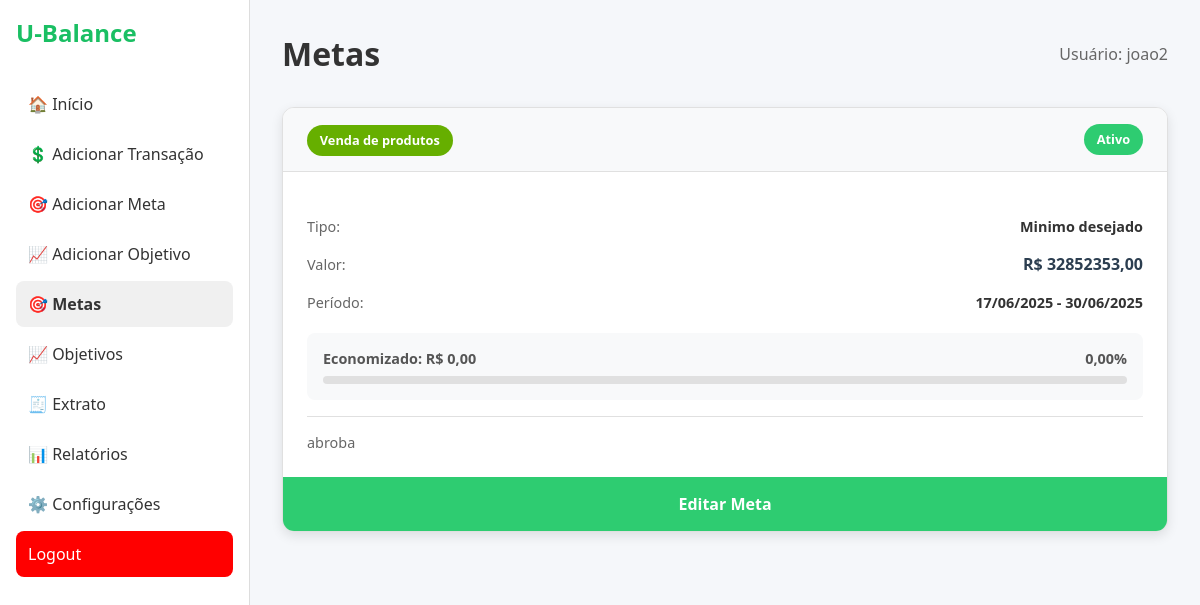
/meta/ (signed in), run on the app's committed database.
### apps/usuarios/models.py (models this page shows, shortened)
class CustomUser(AbstractUser):
    objects = CustomUserManager()
    saldoAtual = models.DecimalField(max_digits=12, decimal_places=2, default=0.00)
    dataUltimaTransacaoVerificada = models.DateField(default=date.today())

### apps/metas/models.py (models this page shows, shortened)
class Metas(models.Model):
    __opcoes_tipo = [
        ('MAX', 'Limite máximo'),    # Meta de não ultrapassar (Despesa)
        ('MIN', 'Minimo desejado')   # Meta de alcançar (Receita)
    ]
    __opcoes_status = [
        ('A', 'Ativo'),
        ('U', 'Ultrapassado'),
        ('N', 'Não atingido'),
        ('C', 'Concluido'),
    ]
    user_fk = models.ForeignKey(settings.AUTH_USER_MODEL, on_delete=models.CASCADE, related_name='Metas')
    categoria_fk = models.ForeignKey(Categoria, on_delete=models.CASCADE, related_name="Metas")
    tipo = models.CharField(max_length=3, choices=__opcoes_tipo, null=False)
    status = models.CharField(max_length=1, choices=__opcoes_status, default='A')
    valor = models.DecimalField(max_digits=12, decimal_places=2, null=False)
    data_inicio = models.DateField(default=timezone.now)
    data_fim = models.DateField(null=False)
    descricao = models.CharField(max_length=100, null=True)
    def valorAcumulado(self):
        valor_acumulado = ParcelasTransacao.objects.filter(
            transacao_fk__user_fk=self.user_fk,
            transacao_fk__categoria_fk=self.categoria_fk,
            data__gte=self.data_inicio,
            data__lte=self.data_fim,
            pago=True,
        ).aggregate(total=Sum('valor'))['total']
        return valor_acumulado or 0
    def porcentagem(self):
        valor_acumulado = self.valorAcumulado()
        return round((valor_acumulado / self.valor) * 100, 2)
    def status_formatado(self):
        formatacao = {
            'A': 'Ativo',
            'U': 'Ultrapassado',
            'N': 'Não atingido',
            'C': 'Concluído'
        }
        return formatacao[self.status]
    def desempenho(self):
        formatacao = {
            'MAX': 'Gasto atual',
            'MIN': 'Economizado'
        }
        return formatacao[self.tipo]
    def tipagem(self):
        formatacao = {
            'MAX': 'Limite máximo',
            'MIN': 'Minimo desejado'
        }
        return formatacao[self.tipo]

### apps/financeiro/models.py (models this page shows, shortened)
class Categoria(models.Model):
    __escolhas_tipo = [
        ('R', 'Receita'),
        ('D', 'Despesa')
    ]
    nome = models.CharField(max_length=50, null=False)
    tipo = models.CharField(max_length=1, choices=__escolhas_tipo, null=False)
    @staticmethod
    def GetTodasCategorias():
        categorias = Categoria.objects.all()
        return categorias

### apps/metas/views.py (the view)
# urls.py: path('', views.menuMetas, name='meta'),
def menuMetas(request):
    if not request.user.is_authenticated:
        return redirect(reverse('usuario:login'))
    gettermetas= GetMetas(request.user.id)
    metas = gettermetas.todosEmOrdem()
    context = {'metas': metas
               ,'categorias': Categoria.GetTodasCategorias()
               ,'mes': date.today().month
               ,'ano': date.today().year
    }
    return render(request, 'metas.html', context)

### apps/metas/operacoes/metas.py (called while the page is built)
    def todosEmOrdem(self) -> list:
        metas = Metas.objects.filter(user_fk=self.user)
        ativos = metas.filter(status='A').order_by('data_inicio')
        ultrapassados = metas.filter(status='U').order_by('data_inicio')
        nao_atingidos = metas.filter(status='N').order_by('data_inicio')
        concluidos = metas.filter(status='C').order_by('data_inicio')
        return list(chain(ativos, ultrapassados, nao_atingidos, concluidos))

### apps/metas/templates/metas.html (shortened to what this page needs)
{% load static %}
<!DOCTYPE html>
<html lang="pt-br">
<head>
  <link rel="stylesheet" href="{% static 'core/css/style_dashboard.css' %}" />
  <link rel="stylesheet" href="{% static 'metas/css/metas.css' %}" />
</head>
<body>
  <aside class="sidebar">
    <h1>U-Balance</h1>
    <nav>
        <a href="{% url 'core:dashboard' %}">🏠 Início</a>
        <a href="" id="abrirModalTransacao">💲 Adicionar Transação</a>
        <a href="#" id="abrirModalMeta">🎯 Adicionar Meta</a>
        <a href="#" id="abrirModalObjetivo">📈 Adicionar Objetivo</a>
        <a href="{% url 'core:metas:meta' %}" style="display:block; background-color: #f0f0f0; font-weight: 600;">🎯 Metas</a>
        <a href="{% url 'core:objetivos:menu_objetivos' %}">📈 Objetivos</a>
        <a href="{% url 'core:menuExtrato' mes=mes ano=ano %}">🧾 Extrato</a>
        <a href="{% url 'core:erro404' %}" >📊 Relatórios</a>
        <a href="{% url 'usuario:configuracoes' %}">⚙️ Configurações</a>
        <a href="{% url 'usuario:logout' %}" id="logout">Logout</a>
    </nav>
  </aside>
  <main class="content">
    <div class="metas-header">
      <h1>Metas</h1>
      <div class="usuario-info">Usuário: {{ user.username }}</div>
    </div>
    <div class="metas-grid">
      {% for meta in metas %}
      <div class="meta-card">
        <div class="meta-header">
          <div class="meta-categoria">
            <span class="categoria-tag categoria-{{ meta.categoria_fk.nome|lower|slugify }}">{{ meta.categoria_fk.nome }}</span>
          </div>
          <div class="meta-status status-{{ meta.status_formatado|lower|slugify }}">{{ meta.status_formatado }}</div>
        </div>
        <div class="meta-content">
          <div class="meta-info-grid">
            <div class="info-item">
              <span class="info-label">Tipo:</span>
              <span class="info-valor tipo-{{ meta.tipagem|lower|slugify }}">{{ meta.tipagem }}</span>
            </div>
            <div class="info-item">
              <span class="info-label">Valor:</span>
              <span class="info-valor valor-meta">R$ {{ meta.valor|floatformat:2 }}</span>
            </div>
            <div class="info-item">
              <span class="info-label">Período:</span>
              <span class="info-valor">{{ meta.data_inicio|date:"d/m/Y" }} - {{ meta.data_fim|date:"d/m/Y" }}</span>
            </div>
          </div>
          <div class="meta-progresso">
            <div class="progresso-info">
              <span>{{ meta.desempenho }}: R$ {{ meta.valorAcumulado|floatformat:2 }}</span>
              <span>{{ meta.porcentagem }}%</span>
            </div>
            <div class="progresso-bar">
            </div>
          </div>
          <div class="meta-descricao">
            <p>{{ meta.descricao }}</p>
          </div>
        </div>
        <button class="btn-editar-meta"
                data-id="{{ meta.id }}"
                data-categoria="{{ meta.categoria_fk.nome }}"
                data-tipo="{{ meta.tipo }}"
                data-valor="{{ meta.valor|stringformat:'0.2f' }}"
                data-inicio="{{ meta.data_inicio|date:'Y-m-d' }}"
                data-fim="{{ meta.data_fim|date:'Y-m-d' }}"
                data-descricao="{{ meta.descricao }}">
          Editar Meta
        </button>
      </div>
      {% endfor %}
    </div>
  </main>
</body>
</html>

### apps/core/static/core/css/style_dashboard.css (style rules this page uses)
* { margin: 0; padding: 0; box-sizing: border-box; font-family: 'Segoe UI', sans-serif; }
body { display: flex; background: #f5f7fa; }
.sidebar { width: 250px; background-color: #ffffff; border-right: 1px solid #ddd; height: 108vh; padding: 1rem; }
.sidebar h1 { font-size: 1.5rem; color: #1abf63; margin-bottom: 2rem; }
.sidebar nav a { display: block; padding: 0.75rem; text-decoration: none; color: #333; margin: 0.25rem 0; border-radius: 8px; }
.content { flex: 1; padding: 2rem; }
#logout { background-color: red; color: white; }

### apps/metas/static/metas/css/metas.css (style rules this page uses)
.metas-header { display: flex; justify-content: space-between; align-items: center; margin-bottom: 2rem; }
.metas-header h1 { font-size: 2rem; color: #333; margin: 0; }
.usuario-info { font-size: 1rem; color: #666; font-weight: 500; }
.metas-grid { display: grid; grid-template-columns: repeat(auto-fit, minmax(350px, 1fr)); gap: 1.5rem; margin-bottom: 2rem; }
.meta-card { background-color: #fff; border-radius: 12px; box-shadow: 0 4px 12px rgba(0,0,0,0.1); border: 1px solid #e0e0e0; overflow: hidden; transition: transform 0.3s ease, box-shadow 0.3s ease; }
.meta-header { display: flex; justify-content: space-between; align-items: center; padding: 1rem 1.5rem; background-color: #f8f9fa; border-bottom: 1px solid #e0e0e0; }
.categoria-tag { padding: 0.4rem 0.8rem; border-radius: 20px; font-size: 0.8rem; font-weight: 600; color: white; }
.categoria-venda-de-produtos { background-color: #66af00; }
.meta-status { padding: 0.4rem 0.8rem; border-radius: 20px; font-size: 0.8rem; font-weight: 600; color: white; }
.status-ativo { background-color: #2ecc71; }
.meta-content { padding: 1.5rem; }
.meta-info-grid { display: flex; flex-direction: column; gap: 0.5rem; margin-bottom: 1rem; }
.info-item { display: flex; justify-content: space-between; align-items: center; padding: 0.3rem 0; }
.info-label { color: #666; font-weight: 500; font-size: 0.9rem; }
.info-valor { color: #333; font-weight: 600; font-size: 0.9rem; }
.valor-meta { color: #2c3e50; font-size: 1rem; }
.meta-progresso { margin: 1rem 0; padding: 1rem; background-color: #f8f9fa; border-radius: 8px; }
.progresso-info { display: flex; justify-content: space-between; align-items: center; margin-bottom: 0.5rem; font-size: 0.9rem; font-weight: 600; color: #555; }
.progresso-bar { width: 100%; height: 8px; background-color: #e0e0e0; border-radius: 4px; overflow: hidden; }
.meta-descricao { margin-top: 1rem; padding-top: 1rem; border-top: 1px solid #e0e0e0; }
.meta-descricao p { color: #666; font-size: 0.9rem; line-height: 1.4; margin: 0; }
.btn-editar-meta { width: 100%; padding: 1rem; background-color: #2ecc71; color: white; border: none; font-size: 1rem; font-weight: 600; cursor: pointer; transition: background-color 0.3s ease; }

### data on the page
CustomUser: username "joao2"
Metas: categoria_fk.nome "Venda de produtos", status_formatado "Ativo", tipagem "Minimo desejado", valor "32852353,00", data_inicio "17/06/2025", data_fim "30/06/2025", desempenho "Economizado", valorAcumulado "0,00", porcentagem "0,00", descricao "abroba"
